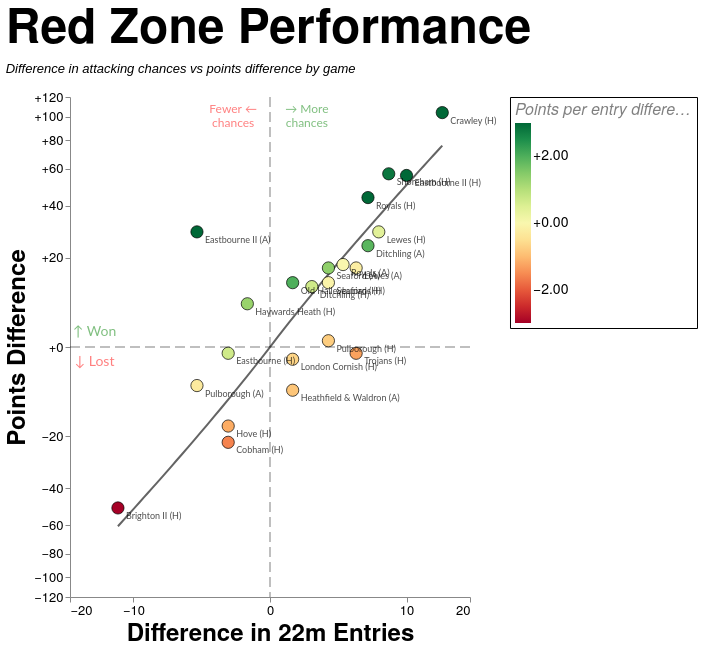

Write a Vega-Lite specification for this figure.
### Vega-Lite specification from a JSON file in a GitHub repository (floating-point values rounded to 4 significant figures; data arrays with more than 128 entries replaced by an {"elided": "..."} marker saying what was removed)
{"config": {"axis": {"labelFont": "PT Sans Narrow, Helvetica Neue, Helvetica, Arial, sans-serif", "titleFont": "PT Sans Narrow, Helvetica Neue, Helvetica, Arial, sans-serif", "labelFontSize": 13, "titleFontSize": 24, "gridColor": "#202947", "gridOpacity": 0.2, "zindex": 1}, "text": {"font": "Lato, sans-serif"}, "bar": {"cornerRadiusEnd": 5}, "header": {"labelFont": "PT Sans Narrow, Helvetica Neue, Helvetica, Arial, sans-serif", "titleFont": "PT Sans Narrow, Helvetica Neue, Helvetica, Arial, sans-serif", "labelFontSize": 24, "titleFontSize": 28, "labelFontWeight": "bold", "orient": "left"}, "legend": {"labelFont": "PT Sans Narrow, Helvetica Neue, Helvetica, Arial, sans-serif", "titleFont": "PT Sans Narrow, Helvetica Neue, Helvetica, Arial, sans-serif", "labelFontSize": 14, "titleFontSize": 16, "titlePadding": 5, "fillColor": "white", "strokeColor": "black", "padding": 10, "titleFontWeight": "lighter", "titleFontStyle": "italic", "titleColor": "gray", "offset": 10}, "title": {"font": "PT Sans Narrow, Helvetica Neue, Helvetica, Arial, sans-serif", "fontSize": 48, "fontWeight": "bold", "anchor": "start", "align": "center", "titlePadding": 20, "subtitlePadding": 10, "subtitleFontSize": 13, "subtitleColor": "", "subtitleFontStyle": "italic", "offset": 15, "color": "black"}, "axisX": {"labelAngle": 0}, "facet": {"title": null, "header": null, "align": {"row": "each", "column": "each"}, "spacing": 10}, "resolve": {"scale": {"y": "independent", "facet": "independent"}}, "background": "transparent", "scale": {"offsetBandPaddingOuter": 0.2, "offsetBandPaddingInner": 0.1}, "view": {"stroke": null, "background": "transparent"}}, "layer": [{"data": {"name": "data-d285a7403ed98ae579761d64a864032b"}, "mark": {"type": "rule", "color": "black", "opacity": 0.5, "strokeDash": [10, 5], "strokeWidth": 1}, "encoding": {"x": {"field": "x", "type": "quantitative"}}}, {"data": {"name": "data-a0a55d106695e8d630baff0f16eee66d"}, "mark": {"type": "rule", "color": "black", "opacity": 0.5, "strokeDash": [10, 5], "strokeWidth": 1}, "encoding": {"y": {"field": "y", "type": "quantitative"}}}, {"data": {"name": "data-b38c8b3d02571f792bd98e8d6810fb63"}, "mark": {"type": "line", "color": "#111111", "opacity": 0.65, "strokeWidth": 2}, "encoding": {"x": {"field": "entries_diff", "type": "quantitative"}, "y": {"field": "PD", "type": "quantitative"}}, "transform": [{"filter": "((rzSquad == 'All' && datum.squad == 'All') || datum.squad == rzSquad) && ((rzGameType == 'All' && datum.game_type_mode == 'All') || datum.game_type_mode == rzGameType)"}]}, {"data": {"name": "data-bdf783b5381bbbae6d09ed8a1a92aa86"}, "mark": {"type": "circle", "fillOpacity": 1.0, "size": 150, "stroke": "black", "strokeOpacity": 0.7, "strokeWidth": 1}, "encoding": {"color": {"field": "pp22_diff", "legend": {"format": "+.2f", "offset": 40, "padding": 5, "title": "Points per entry difference"}, "scale": {"clamp": true, "domain": [-3, 3], "scheme": "redyellowgreen", "zero": true}, "type": "quantitative"}, "tooltip": [{"field": "label", "title": "Game", "type": "nominal"}, {"field": "score", "title": "Score", "type": "nominal"}, {"field": "PD", "format": "+d", "title": "Points Difference", "type": "quantitative"}, {"field": "entries_22m_EGRFC", "title": "EG 22m Entries", "type": "quantitative"}, {"field": "entries_22m_Opposition", "title": "Opp 22m Entries", "type": "quantitative"}, {"field": "points_per_entry_EGRFC", "format": ".2f", "title": "EG pts per entry", "type": "quantitative"}, {"field": "points_per_entry_Opposition", "format": ".2f", "title": "Opp pts per entry", "type": "quantitative"}, {"field": "pp22_diff", "format": "+.2f", "title": "Points per Entry Diff", "type": "quantitative"}, {"field": "tries_EGRFC", "title": "EG tries", "type": "quantitative"}, {"field": "tries_Opposition", "title": "Opp tries", "type": "quantitative"}, {"field": "tries_per_entry_EGRFC", "format": ".0%", "title": "EG tries per entry", "type": "quantitative"}, {"field": "tries_per_entry_Opposition", "format": ".0%", "title": "Opp tries per entry", "type": "quantitative"}, {"field": "tp22_diff", "format": "+.2f", "title": "Tries per Entry Diff", "type": "quantitative"}], "x": {"axis": {"grid": false, "tickCount": 5}, "field": "entries_diff", "scale": {"constant": 5, "domain": [-17.25, 17.25], "nice": true, "type": "symlog"}, "title": "Difference in 22m Entries", "type": "quantitative"}, "y": {"axis": {"format": "+d", "grid": false, "tickCount": 8}, "field": "PD", "scale": {"constant": 20, "domain": [-119.6, 119.6], "nice": true, "type": "symlog"}, "title": "Points Difference", "type": "quantitative"}}, "transform": [{"filter": "(rzSquad == 'All' || datum.squad == rzSquad) && (indexof(rzSeason, datum.season) >= 0) && (rzGameType == 'All' || (rzGameType == 'League + Cup' && (datum.game_type == 'League' || datum.game_type == 'Cup')) || (rzGameType == 'League only' && datum.game_type == 'League') || datum.game_type == rzGameType)"}]}, {"data": {"name": "data-bdf783b5381bbbae6d09ed8a1a92aa86"}, "mark": {"type": "text", "align": "left", "baseline": "middle", "dx": 8, "dy": 8, "fontSize": 9, "opacity": 0.7}, "encoding": {"text": {"field": "label", "type": "nominal"}, "x": {"field": "entries_diff", "type": "quantitative"}, "y": {"field": "PD", "type": "quantitative"}}, "transform": [{"filter": "(rzSquad == 'All' || datum.squad == rzSquad) && (indexof(rzSeason, datum.season) >= 0) && (rzGameType == 'All' || (rzGameType == 'League + Cup' && (datum.game_type == 'League' || datum.game_type == 'Cup')) || (rzGameType == 'League only' && datum.game_type == 'League') || datum.game_type == rzGameType)"}]}, {"data": {"name": "data-ff5b891c7f52bc2a6c266740aed4d223"}, "mark": {"type": "text", "align": "center", "baseline": "middle", "fontSize": 14, "opacity": 0.5}, "encoding": {"color": {"condition": {"test": "(datum.y > 0)", "value": "green"}, "value": "red"}, "text": {"field": "label", "type": "nominal"}, "x": {"field": "x", "type": "quantitative"}, "y": {"field": "y", "type": "quantitative"}}}, {"data": {"name": "data-70cf91c935554955754b7ae78ce9e14e"}, "mark": {"type": "text", "align": "center", "baseline": "middle", "fontSize": 12, "opacity": 0.5}, "encoding": {"color": {"condition": {"test": "(datum.x > 0)", "value": "green"}, "value": "red"}, "text": {"field": "label", "type": "nominal"}, "x": {"field": "x", "type": "quantitative"}, "y": {"field": "y", "type": "quantitative"}}}], "height": 500, "params": [{"name": "rzSquad", "value": "All"}, {"name": "rzSeason", "value": ["2026/27", "2025/26", "2024/25"]}, {"name": "rzGameType", "value": "All"}], "resolve": {"scale": {"color": "independent", "x": "shared", "y": "shared"}}, "title": {"text": "Red Zone Performance", "subtitle": ["Difference in attacking chances vs points difference by game"]}, "width": 400, "$schema": "https://vega.github.io/schema/vega-lite/v5.20.1.json", "datasets": {"data-d285a7403ed98ae579761d64a864032b": [{"x": 0}], "data-a0a55d106695e8d630baff0f16eee66d": [{"y": 0}], "data-b38c8b3d02571f792bd98e8d6810fb63": {"elided": "360 records"}, "data-bdf783b5381bbbae6d09ed8a1a92aa86": [{"game_id": "2024-09-07_1st_London_Cornish", "date": "2024-09-07T00:00:00", "squad": "1st", "season": "2024/25", "game_type": "League", "label": "London Cornish (H)", "score": "16 - 18", "entries_22m_EGRFC": 7.0, "entries_22m_Opposition": 6.0, "points_EGRFC": 16.0, "points_Opposition": 18.0, "points_per_entry_EGRFC": 2.3, "points_per_entry_Opposition": 3.0, "tries_EGRFC": 2.0, "tries_Opposition": 2.0, "tries_per_entry_EGRFC": 0.2857, "tries_per_entry_Opposition": 0.3333, "PD": -2.0, "entries_diff": 1.0, "pp22_diff": -0.7, "tp22_diff": -0.04762}, {"game_id": "2024-12-14_1st_Old_Haileyburians", "date": "2024-12-14T00:00:00", "squad": "1st", "season": "2024/25", "game_type": "League", "label": "Old Haileyburians (H)", "score": "18 - 5", "entries_22m_EGRFC": 6.0, "entries_22m_Opposition": 5.0, "points_EGRFC": 18.0, "points_Opposition": 5.0, "points_per_entry_EGRFC": 3.0, "points_per_entry_Opposition": 1.0, "tries_EGRFC": 2.0, "tries_Opposition": 1.0, "tries_per_entry_EGRFC": 0.3333, "tries_per_entry_Opposition": 0.2, "PD": 13.0, "entries_diff": 1.0, "pp22_diff": 2.0, "tp22_diff": 0.1333}, {"game_id": "2025-02-15_1st_Eastbourne", "date": "2025-02-15T00:00:00", "squad": "1st", "season": "2024/25", "game_type": "League", "label": "Eastbourne (H)", "score": "14 - 15", "entries_22m_EGRFC": 5.0, "entries_22m_Opposition": 7.0, "points_EGRFC": 14.0, "points_Opposition": 15.0, "points_per_entry_EGRFC": 2.8, "points_per_entry_Opposition": 2.1, "tries_EGRFC": 2.0, "tries_Opposition": 2.0, "tries_per_entry_EGRFC": 0.4, "tries_per_entry_Opposition": 0.2857, "PD": -1.0, "entries_diff": -2.0, "pp22_diff": 0.7, "tp22_diff": 0.1143}, {"game_id": "2025-03-22_1st_Cobham", "date": "2025-03-22T00:00:00", "squad": "1st", "season": "2024/25", "game_type": "League", "label": "Cobham (H)", "score": "21 - 43", "entries_22m_EGRFC": 9.0, "entries_22m_Opposition": 11.0, "points_EGRFC": 21.0, "points_Opposition": 43.0, "points_per_entry_EGRFC": 2.3, "points_per_entry_Opposition": 3.9, "tries_EGRFC": 3.0, "tries_Opposition": 7.0, "tries_per_entry_EGRFC": 0.3333, "tries_per_entry_Opposition": 0.6364, "PD": -22.0, "entries_diff": -2.0, "pp22_diff": -1.6, "tp22_diff": -0.303}, {"game_id": "2025-04-12_1st_Haywards_Heath", "date": "2025-04-12T00:00:00", "squad": "1st", "season": "2024/25", "game_type": "Cup", "label": "Haywards Heath (H)", "score": "45 - 37", "entries_22m_EGRFC": 9.0, "entries_22m_Opposition": 10.0, "points_EGRFC": 45.0, "points_Opposition": 37.0, "points_per_entry_EGRFC": 5.0, "points_per_entry_Opposition": 3.7, "tries_EGRFC": 6.0, "tries_Opposition": 6.0, "tries_per_entry_EGRFC": 0.6667, "tries_per_entry_Opposition": 0.6, "PD": 8.0, "entries_diff": -1.0, "pp22_diff": 1.3, "tp22_diff": 0.06667}, {"game_id": "2025-10-04_1st_Seaford", "date": "2025-10-04T00:00:00", "squad": "1st", "season": "2025/26", "game_type": "League", "label": "Seaford (A)", "score": "27 - 10", "entries_22m_EGRFC": 8.0, "entries_22m_Opposition": 5.0, "points_EGRFC": 27.0, "points_Opposition": 10.0, "points_per_entry_EGRFC": 3.4, "points_per_entry_Opposition": 2.0, "tries_EGRFC": 4.0, "tries_Opposition": 2.0, "tries_per_entry_EGRFC": 0.5, "tries_per_entry_Opposition": 0.4, "PD": 17.0, "entries_diff": 3.0, "pp22_diff": 1.4, "tp22_diff": 0.1}, {"game_id": "2025-10-11_1st_Shoreham", "date": "2025-10-11T00:00:00", "squad": "1st", "season": "2025/26", "game_type": "League", "label": "Shoreham (H)", "score": "69 - 12", "entries_22m_EGRFC": 12.0, "entries_22m_Opposition": 4.0, "points_EGRFC": 69.0, "points_Opposition": 12.0, "points_per_entry_EGRFC": 5.8, "points_per_entry_Opposition": 3.0, "tries_EGRFC": 11.0, "tries_Opposition": 2.0, "tries_per_entry_EGRFC": 0.9167, "tries_per_entry_Opposition": 0.5, "PD": 57.0, "entries_diff": 8.0, "pp22_diff": 2.8, "tp22_diff": 0.4167}, {"game_id": "2025-11-08_1st_Lewes", "date": "2025-11-08T00:00:00", "squad": "1st", "season": "2025/26", "game_type": "League", "label": "Lewes (H)", "score": "43 - 14", "entries_22m_EGRFC": 11.0, "entries_22m_Opposition": 4.0, "points_EGRFC": 43.0, "points_Opposition": 14.0, "points_per_entry_EGRFC": 3.9, "points_per_entry_Opposition": 3.5, "tries_EGRFC": 7.0, "tries_Opposition": 2.0, "tries_per_entry_EGRFC": 0.6364, "tries_per_entry_Opposition": 0.5, "PD": 29.0, "entries_diff": 7.0, "pp22_diff": 0.4, "tp22_diff": 0.1364}, {"game_id": "2025-11-15_1st_Hove", "date": "2025-11-15T00:00:00", "squad": "1st", "season": "2025/26", "game_type": "Cup", "label": "Hove (H)", "score": "15 - 32", "entries_22m_EGRFC": 10.0, "entries_22m_Opposition": 12.0, "points_EGRFC": 15.0, "points_Opposition": 32.0, "points_per_entry_EGRFC": 1.5, "points_per_entry_Opposition": 2.7, "tries_EGRFC": 2.0, "tries_Opposition": 5.0, "tries_per_entry_EGRFC": 0.2, "tries_per_entry_Opposition": 0.4167, "PD": -17.0, "entries_diff": -2.0, "pp22_diff": -1.2, "tp22_diff": -0.2167}, {"game_id": "2025-11-22_1st_Pulborough", "date": "2025-11-22T00:00:00", "squad": "1st", "season": "2025/26", "game_type": "League", "label": "Pulborough (A)", "score": "5 - 12", "entries_22m_EGRFC": 5.0, "entries_22m_Opposition": 9.0, "points_EGRFC": 5.0, "points_Opposition": 12.0, "points_per_entry_EGRFC": 1.0, "points_per_entry_Opposition": 1.3, "tries_EGRFC": 1.0, "tries_Opposition": 2.0, "tries_per_entry_EGRFC": 0.2, "tries_per_entry_Opposition": 0.2222, "PD": -7.0, "entries_diff": -4.0, "pp22_diff": -0.3, "tp22_diff": -0.02222}, {"game_id": "2025-11-29_1st_Eastbourne", "date": "2025-11-29T00:00:00", "squad": "1st", "season": "2025/26", "game_type": "League", "label": "Eastbourne II (H)", "score": "56 - 0", "entries_22m_EGRFC": 13.0, "entries_22m_Opposition": 3.0, "points_EGRFC": 56.0, "points_Opposition": 0.0, "points_per_entry_EGRFC": 4.3, "points_per_entry_Opposition": 0.0, "tries_EGRFC": 10.0, "tries_Opposition": 0.0, "tries_per_entry_EGRFC": 0.7692, "tries_per_entry_Opposition": 0.0, "PD": 56.0, "entries_diff": 10.0, "pp22_diff": 4.3, "tp22_diff": 0.7692}, {"game_id": "2025-12-20_1st_Ditchling", "date": "2025-12-20T00:00:00", "squad": "1st", "season": "2025/26", "game_type": "League", "label": "Ditchling (H)", "score": "29 - 17", "entries_22m_EGRFC": 11.0, "entries_22m_Opposition": 9.0, "points_EGRFC": 29.0, "points_Opposition": 17.0, "points_per_entry_EGRFC": 2.6, "points_per_entry_Opposition": 1.9, "tries_EGRFC": 5.0, "tries_Opposition": 3.0, "tries_per_entry_EGRFC": 0.4545, "tries_per_entry_Opposition": 0.3333, "PD": 12.0, "entries_diff": 2.0, "pp22_diff": 0.7, "tp22_diff": 0.1212}, {"game_id": "2026-01-10_1st_Royals", "date": "2026-01-10T00:00:00", "squad": "1st", "season": "2025/26", "game_type": "League", "label": "Royals (H)", "score": "49 - 5", "entries_22m_EGRFC": 10.0, "entries_22m_Opposition": 4.0, "points_EGRFC": 49.0, "points_Opposition": 5.0, "points_per_entry_EGRFC": 4.9, "points_per_entry_Opposition": 1.3, "tries_EGRFC": 7.0, "tries_Opposition": 1.0, "tries_per_entry_EGRFC": 0.7, "tries_per_entry_Opposition": 0.25, "PD": 44.0, "entries_diff": 6.0, "pp22_diff": 3.6, "tp22_diff": 0.45}, {"game_id": "2026-01-24_1st_Brighton", "date": "2026-01-24T00:00:00", "squad": "1st", "season": "2025/26", "game_type": "League", "label": "Brighton II (H)", "score": "0 - 50", "entries_22m_EGRFC": 3.0, "entries_22m_Opposition": 15.0, "points_EGRFC": 0.0, "points_Opposition": 50.0, "points_per_entry_EGRFC": 0.0, "points_per_entry_Opposition": 3.3, "tries_EGRFC": 0.0, "tries_Opposition": 8.0, "tries_per_entry_EGRFC": 0.0, "tries_per_entry_Opposition": 0.5333, "PD": -50.0, "entries_diff": -12.0, "pp22_diff": -3.3, "tp22_diff": -0.5333}, {"game_id": "2026-02-14_1st_Lewes", "date": "2026-02-14T00:00:00", "squad": "1st", "season": "2025/26", "game_type": "League", "label": "Lewes (A)", "score": "39 - 22", "entries_22m_EGRFC": 11.0, "entries_22m_Opposition": 6.0, "points_EGRFC": 39.0, "points_Opposition": 22.0, "points_per_entry_EGRFC": 3.5, "points_per_entry_Opposition": 3.7, "tries_EGRFC": 6.0, "tries_Opposition": 3.0, "tries_per_entry_EGRFC": 0.5455, "tries_per_entry_Opposition": 0.5, "PD": 17.0, "entries_diff": 5.0, "pp22_diff": -0.2, "tp22_diff": 0.04545}, {"game_id": "2026-02-28_1st_Pulborough", "date": "2026-02-28T00:00:00", "squad": "1st", "season": "2025/26", "game_type": "League", "label": "Pulborough (H)", "score": "14 - 13", "entries_22m_EGRFC": 8.0, "entries_22m_Opposition": 5.0, "points_EGRFC": 14.0, "points_Opposition": 13.0, "points_per_entry_EGRFC": 1.8, "points_per_entry_Opposition": 2.6, "tries_EGRFC": 1.0, "tries_Opposition": 2.0, "tries_per_entry_EGRFC": 0.125, "tries_per_entry_Opposition": 0.4, "PD": 1.0, "entries_diff": 3.0, "pp22_diff": -0.8, "tp22_diff": -0.275}, {"game_id": "2026-03-07_1st_Eastbourne", "date": "2026-03-07T00:00:00", "squad": "1st", "season": "2025/26", "game_type": "League", "label": "Eastbourne II (A)", "score": "29 - 0", "entries_22m_EGRFC": 6.0, "entries_22m_Opposition": 10.0, "points_EGRFC": 29.0, "points_Opposition": 0.0, "points_per_entry_EGRFC": 4.8, "points_per_entry_Opposition": 0.0, "tries_EGRFC": 5.0, "tries_Opposition": 0.0, "tries_per_entry_EGRFC": 0.8333, "tries_per_entry_Opposition": 0.0, "PD": 29.0, "entries_diff": -4.0, "pp22_diff": 4.8, "tp22_diff": 0.8333}, {"game_id": "2026-03-21_1st_Crawley", "date": "2026-03-21T00:00:00", "squad": "1st", "season": "2025/26", "game_type": "League", "label": "Crawley (H)", "score": "118 - 14", "entries_22m_EGRFC": 20.0, "entries_22m_Opposition": 5.0, "points_EGRFC": 118.0, "points_Opposition": 14.0, "points_per_entry_EGRFC": 5.9, "points_per_entry_Opposition": 2.8, "tries_EGRFC": 18.0, "tries_Opposition": 2.0, "tries_per_entry_EGRFC": 0.9, "tries_per_entry_Opposition": 0.4, "PD": 104.0, "entries_diff": 15.0, "pp22_diff": 3.1, "tp22_diff": 0.5}, {"game_id": "2026-03-28_1st_Ditchling", "date": "2026-03-28T00:00:00", "squad": "1st", "season": "2025/26", "game_type": "League", "label": "Ditchling (A)", "score": "27 - 3", "entries_22m_EGRFC": 11.0, "entries_22m_Opposition": 5.0, "points_EGRFC": 27.0, "points_Opposition": 3.0, "points_per_entry_EGRFC": 2.5, "points_per_entry_Opposition": 0.6, "tries_EGRFC": 4.0, "tries_Opposition": 0.0, "tries_per_entry_EGRFC": 0.3636, "tries_per_entry_Opposition": 0.0, "PD": 24.0, "entries_diff": 6.0, "pp22_diff": 1.9, "tp22_diff": 0.3636}, {"game_id": "2026-04-11_1st_Royals", "date": "2026-04-11T00:00:00", "squad": "1st", "season": "2025/26", "game_type": "League", "label": "Royals (A)", "score": "45 - 27", "entries_22m_EGRFC": 10.0, "entries_22m_Opposition": 6.0, "points_EGRFC": 45.0, "points_Opposition": 27.0, "points_per_entry_EGRFC": 4.5, "points_per_entry_Opposition": 4.5, "tries_EGRFC": 7.0, "tries_Opposition": 4.0, "tries_per_entry_EGRFC": 0.7, "tries_per_entry_Opposition": 0.6667, "PD": 18.0, "entries_diff": 4.0, "pp22_diff": 0.0, "tp22_diff": 0.03333}, {"game_id": "2026-04-18_1st_Seaford", "date": "2026-04-18T00:00:00", "squad": "1st", "season": "2025/26", "game_type": "League", "label": "Seaford (H)", "score": "40 - 27", "entries_22m_EGRFC": 9.0, "entries_22m_Opposition": 6.0, "points_EGRFC": 40.0, "points_Opposition": 27.0, "points_per_entry_EGRFC": 4.4, "points_per_entry_Opposition": 4.5, "tries_EGRFC": 6.0, "tries_Opposition": 5.0, "tries_per_entry_EGRFC": 0.6667, "tries_per_entry_Opposition": 0.8333, "PD": 13.0, "entries_diff": 3.0, "pp22_diff": -0.1, "tp22_diff": -0.1667}, {"game_id": "2026-05-02_1st_Trojans", "date": "2026-05-02T00:00:00", "squad": "1st", "season": "2025/26", "game_type": "Cup", "label": "Trojans (H)", "score": "15 - 16", "entries_22m_EGRFC": 11.0, "entries_22m_Opposition": 6.0, "points_EGRFC": 15.0, "points_Opposition": 16.0, "points_per_entry_EGRFC": 1.4, "points_per_entry_Opposition": 2.7, "tries_EGRFC": 2.0, "tries_Opposition": 2.0, "tries_per_entry_EGRFC": 0.1818, "tries_per_entry_Opposition": 0.3333, "PD": -1.0, "entries_diff": 5.0, "pp22_diff": -1.3, "tp22_diff": -0.1515}, {"game_id": "2026-09-12_1st_Heathfield_&_Waldron", "date": "2026-09-12T00:00:00", "squad": "1st", "season": "2026/27", "game_type": "Friendly", "label": "Heathfield & Waldron (A)", "score": "26 - 34", "entries_22m_EGRFC": 12.0, "entries_22m_Opposition": 11.0, "points_EGRFC": 26.0, "points_Opposition": 34.0, "points_per_entry_EGRFC": 2.2, "points_per_entry_Opposition": 3.1, "tries_EGRFC": 4.0, "tries_Opposition": 6.0, "tries_per_entry_EGRFC": 0.3333, "tries_per_entry_Opposition": 0.5455, "PD": -8.0, "entries_diff": 1.0, "pp22_diff": -0.9, "tp22_diff": -0.2121}], "data-ff5b891c7f52bc2a6c266740aed4d223": [{"x": -15.53, "y": 2.392, "label": "↑ Won"}, {"x": -15.53, "y": -2.392, "label": "↓ Lost"}], "data-70cf91c935554955754b7ae78ce9e14e": [{"x": 1.725, "y": 107.6, "label": ["→ More", "chances"]}, {"x": -1.725, "y": 107.6, "label": ["Fewer ←", "chances"]}]}}
